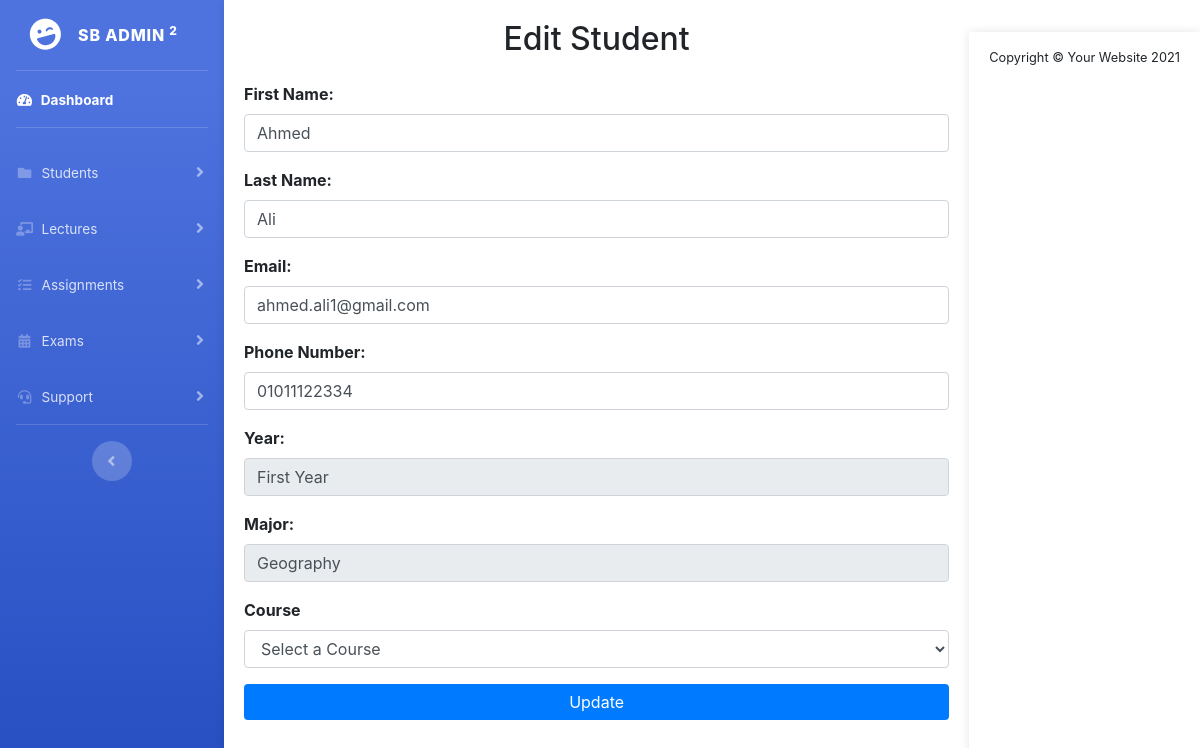
Page /admin/edit_student.php?id=1 on the committed database.
### tables this page shows
CREATE TABLE `students` (
  `student_id` int(11) NOT NULL,
  `first_name` varchar(100) NOT NULL,
  `last_name` varchar(100) NOT NULL,
  `email` varchar(255) NOT NULL,
  `password` varchar(255) NOT NULL,
  `phone_number` varchar(15) DEFAULT NULL,
  `course_id` int(11) DEFAULT NULL,
  `created_at` timestamp NOT NULL DEFAULT current_timestamp(),
  `updated_at` timestamp NOT NULL DEFAULT current_timestamp() ON UPDATE current_timestamp()
);

CREATE TABLE `courses` (
  `course_id` int(11) NOT NULL,
  `course_name` varchar(255) NOT NULL,
  `year` enum('First Year','Second Year','Third Year','Fourth Year') NOT NULL,
  `major` enum('Arabic Language','Geography','Chemistry','Physics','English Language','French Language','Science','Social Studies','Biology','Mathematics') NOT NULL,
  `lecture_times` varchar(255) DEFAULT NULL,
  `lecturer_name` varchar(255) DEFAULT 'Dr. Hashem Fathallah',
  `lecture_location` varchar(255) DEFAULT NULL
);

### admin/edit_student.php (the view, shortened to what this page needs)
<?php
    if(isset($_GET["id"]))
    {
        $student_id = $_GET["id"];
        $conn = mysqli_connect("localhost", "root", "", "edumanage");
        $sql = "SELECT *
        FROM `students` s
        JOIN `courses` c
        ON c.course_id = s.course_id
        WHERE student_id = '$student_id'
        ";
        $result = mysqli_query($conn, $sql);
        $row = mysqli_fetch_assoc($result);
    }
?>
<?php require_once("inc/header.php"); ?>
<?php require_once("inc/nav.php"); ?>
<!DOCTYPE html>
<html lang="en">
<head>
    <link rel="stylesheet" href="https://maxcdn.bootstrapcdn.com/bootstrap/4.5.2/css/bootstrap.min.css">
</head>
<body>
    <div class="container">
        <h2 class="mb-4 text-center">Edit Student</h2>
        <form action="handlers/update_student.php" method="POST">
            <div class="form-group">
                <label for="first_name">First Name:</label>
                <input type="text" class="form-control" id="first_name" name="first_name" value="<?= $row["first_name"]; ?>" required>
            </div>
            <div class="form-group">
                <label for="last_name">Last Name:</label>
                <input type="text" class="form-control" id="last_name" name="last_name" value="<?= $row["last_name"]; ?>" required>
            </div>
            <div class="form-group">
                <label for="email">Email:</label>
                <input type="email" class="form-control" id="email" name="email" value="<?= $row["email"]; ?>" required>
            </div>
            <div class="form-group">
                <label for="phone_number">Phone Number:</label>
                <input type="text" class="form-control" id="phone_number" name="phone_number" value="<?= $row["phone_number"]; ?>" required>
            </div>
            <div class="form-group">
                <label for="year">Year:</label>
                <input type="text" class="form-control" id="year" name="year" value="<?= $row["year"]; ?>" disabled>
            </div>
            <div class="form-group">
                <label for="id">Major:</label>
                <input type="text" class="form-control" id="major" name="major" value="<?= $row["major"]; ?>" disabled>
            </div>
            <div class="form-group">
                <label for="course">Course</label>
                <select id="course" name="course" class="form-control">
                    <option value="<?= $row["course_id"]; ?>">Select a Course</option>
                </select>
            </div>
            <button type="submit" class="btn btn-primary">Update</button>
        </form>
    </div>
</body>
</html>
<?php require_once("inc/footer.php"); ?>

### admin/edit_student.php (style rules this page uses)
html, body { height: 100%; margin: 0; background-color: #f8f9fa; overflow: hidden; }
.container { width: 100%; height: 100vh; padding: 20px; background-color: #fff; box-shadow: 0px 0px 10px rgba(0, 0, 0, 0.1); box-sizing: border-box; }
.form-group label { font-weight: bold; }
.form-control { border-radius: 0.25rem; }
.btn-primary { background-color: #007bff; border: none; border-radius: 0.25rem; width: 100%; }

### rows in the picture
students: first_name "Ahmed", last_name "Ali", email "ahmed.ali1@gmail.com", phone_number "01011122334", year "First Year", major "Geography"
